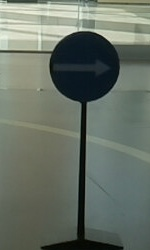
//> input picture lane_detector/right2.jpg, 150 x 250 px
$ ./lane_detector   (built with g++ and OpenCV 4)
//> lines starting //> are read from the running program, lines starting //| are printed output that depends on the picture; after the words box and inside, x2 and y2 are one past the last pixel; in counts of white or black regions, pixels touching at a corner belong together
### lane_detector/bird_eye.h
//
// Created by bedilbek on 4/14/19.
//

#ifndef SMART_CAR_BIRD_EYE_H
#define SMART_CAR_BIRD_EYE_H

#include <opencv2/opencv.hpp>
using namespace cv;

Mat bird_eye(Mat img, Mat forw_mat, Mat backw_mat, int scale = 1, int out = 200, bool verbose = false);

#endif //SMART_CAR_BIRD_EYE_H

### lane_detector/binarization_utils.h

#include <opencv2/opencv.hpp>

//Threshold a color frame in HSV space
cv::Mat thresh_frame_in_HSV(cv::Mat3b frame, cv::Scalar min_values, cv::Scalar max_values, bool verbous);

//Apply Sobel edge detection to an input frame, then threshold the result
cv::Mat thresh_frame_sobel(cv::Mat3b frame, int kernel_size);

//Apply histogram equalization to an input frame, threshold it and return the (binary) result.
cv::Mat get_binary_from_equalized_grayscale(cv::Mat3b frame);

//Convert an input frame to a binary image which highlight as most as possible the lane-lines.
//:param img : input color frame
cv::Mat binarize(cv::Mat img, bool verbous);

cv::Mat thresh_frame_in_LAB(cv::Mat3b frame, cv::Scalar min_values, cv::Scalar max_values, bool verbous);

### lane_detector/lane_detector.cpp
// LaneDetector.cpp : This file contains the 'main' function. Program execution begins and ends there.
//
#include <opencv2/opencv.hpp>
#include <iostream>
#include <fstream>
#include "binarization_utils.h"
#include "bird_eye.h"
#include <vector>

using namespace std;
using namespace cv;

int x = 100, y = 80;
int h = 0, s = 40, v = 102;
int hm = 5, sm = 255, vm = 255;

Scalar min_th = { 0, 0, 0 };
Scalar max_th = { 5, 5, 255 };

void update(int, void*)
{
	min_th = Scalar(h, s, v);
	max_th = Scalar(hm, sm, vm);
}

bool is_stop_detected(Mat frame)
{
	int scale = 4;
	Mat kernel = Mat(3, 3, CV_8UC1, Scalar(1));
	Mat img;
	resize(frame, img, Size(frame.cols / scale, frame.rows / scale));
	Mat3b bgr_inv = ~img;
	Mat3b hsv_inv;
	cvtColor(bgr_inv, hsv_inv, COLOR_BGR2HSV);
	Mat1b mask;
	inRange(hsv_inv, Scalar(90 - 15, 30, 230), Scalar(90 + 15, 255, 255), mask); // Cyan is 90
	erode(mask, mask, kernel);
	vector<Point> points;
	findNonZero(mask, points);
	if (points.size() > 60)
	{
		Point2f center;
		float radius;
		minEnclosingCircle(points, center, radius);
		if (radius < (55 / scale) && radius > (50 / scale) && points.size() / (3.14*radius*radius) > 0.70)
			return true;
	}
	return false;
}

int main()
{
	namedWindow("Controls");
	createTrackbar("x", "Controls", &x, 255);
	createTrackbar("y", "Controls", &y, 255);
	createTrackbar("H", "Controls", &h, 230, update);
	createTrackbar("S", "Controls", &s, 230, update);
	createTrackbar("V", "Controls", &v, 230, update);
	//createTrackbar("Hm", "Controls", &hm, 255, update);
	//createTrackbar("Sm", "Controls", &sm, 255, update);
	//createTrackbar("Vm", "Controls", &vm, 255, update);


	Mat img = imread("right2.jpg");
//> img is the input picture: 250 rows x 150 cols, CV_8UC3; mean B, G, R 102.6, 113.4, 104.4
	Mat kernel = Mat(5, 5, CV_8UC1, Scalar(1));

	VideoCapture video;
	video.open("sign_sample.avi");
	int thresh = 15;
	bool playback = true;
	while (true)
	{
		// [4 lines of commented-out code are left out]

		Mat3b bgr_inv = ~img;
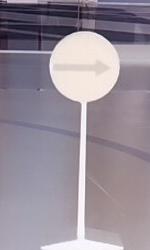
//> bgr_inv: 250 rows x 150 cols, CV_8UC3; mean B, G, R 152.4, 141.6, 150.6
		Mat3b hsv_inv;
		cvtColor(bgr_inv, hsv_inv, COLOR_BGR2HSV);
//> hsv_inv: 250 rows x 150 cols, CV_8UC3; mean H, S, V 129.7, 30.3, 156.8
		Mat1b mask;
		inRange(hsv_inv, Scalar(0 - 15, 6, 150), Scalar(0 + 15, 255, 255), mask); // Cyan is 90
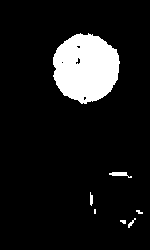
//> mask: 250 rows x 150 cols, CV_8UC1; 10% white; 7 white regions (3 under 20 px), largest, box (x1, y1, x2, y2) and area: (53, 33, 120, 104) 3574, (109, 172, 132, 178) 74, (90, 192, 93, 206) 33, (128, 218, 136, 228) 28
		//imshow("Before", mask);
		erode(mask,mask,kernel);

		vector<Point> points;
		findNonZero(mask, points);
//> points = 2880 Points (x, y), first 12: [78, 36], [79, 36], [80, 36], [76, 37], [77, 37], [78, 37], [79, 37], [80, 37], [81, 37], [82, 37], [83, 37], [84, 37]
		if (points.size() > 60)
		{
			Point2f center;
			float radius;
			minEnclosingCircle(points, center, radius);
//> center = Point(86.02, 67.45); radius = 32.46
			//cout << "R: " << radius << " A: " << points.size() / (3.14*radius*radius) << endl;
			if (radius < 55 && radius > 32 && points.size() / (3.14*radius*radius) > 0.5)
			{
				circle(mask, center, radius, 150);
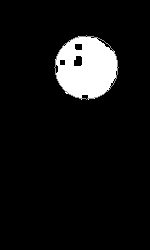
//> mask: 250 rows x 150 cols, CV_8UC1; min 0, max 255, mean 19.9
				vector<int> sum;
				reduce(mask, sum, 0, REDUCE_SUM);
//> sum = 150 values, max 16110 at index 88, min 0 at index 0, mean 4963.8
				double min, max;
				int min_idx, max_idx;
				minMaxIdx(sum, &min, &max, &min_idx, &max_idx);
//> min = 4.35e-322; max = 16110; min_idx = 0; max_idx = 0
				if (min_idx > max_idx)
				{
					cout << "Right" << endl;
				}
				else
				{
					cout << "Left" << endl;
				}
			}
		}

		imshow("After", mask);
		imshow("org", bgr_inv);

		if (waitKey(10) == 'p')
//> the Esc key is pressed
			playback = !playback;
	}
	return 0;
}
